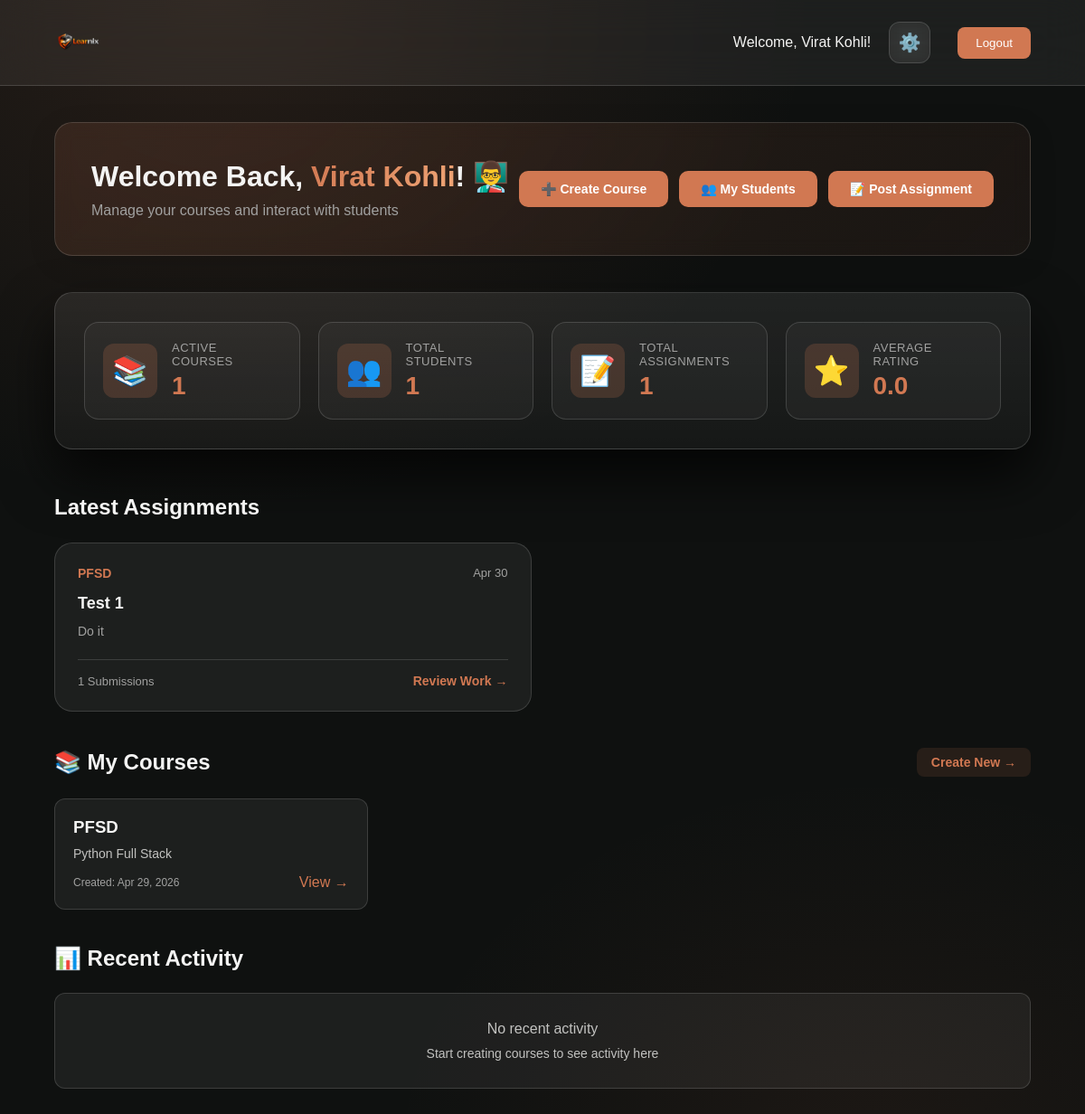
Page /teacher/ (signed in) on the committed database.
### instructorapp/models.py (models this page shows, shortened)
class Teacher(models.Model):
    APPROVAL_CHOICES = [
        ('pending', 'Pending'),
        ('approved', 'Approved'),
        ('rejected', 'Rejected'),
    ]
    full_name = models.CharField(max_length=100)
    email = models.EmailField(unique=True)
    address = models.TextField()
    contact_number = models.CharField(max_length=15)
    resume = models.FileField(upload_to='resumes/')
    username = models.CharField(max_length=100, blank=True, null=True, unique=True)
    password = models.CharField(max_length=255, blank=True, null=True)
    status = models.CharField(max_length=20, choices=APPROVAL_CHOICES, default='pending')
    applied_at = models.DateTimeField(auto_now_add=True)
    approved_at = models.DateTimeField(blank=True, null=True)
    class Meta:
        db_table = 'teachers'

class Assignment(models.Model):
    course = models.ForeignKey(Course, on_delete=models.CASCADE, related_name='assignments')
    teacher = models.ForeignKey(Teacher, on_delete=models.CASCADE)
    title = models.CharField(max_length=200)
    content = models.TextField()
    attachment = models.FileField(upload_to='assignments/', null=True, blank=True)
    due_date = models.DateTimeField()
    created_at = models.DateTimeField(auto_now_add=True)
    class Meta:
        db_table = 'assignments'

class Course(models.Model):
    teacher = models.ForeignKey(Teacher, on_delete=models.CASCADE, related_name='courses')
    title = models.CharField(max_length=200)
    description = models.TextField()
    created_at = models.DateTimeField(auto_now_add=True)
    class Meta:
        db_table = 'courses'

### instructorapp/views.py (the view)
# urls.py: path('', views.teacher_dashboard, name='teacher_dashboard'),
def teacher_dashboard(request):
    if not request.session.get('is_teacher'):
        return redirect('loginpage')
    teacher_id = request.session.get('teacher_id')
    try:
        teacher = Teacher.objects.get(id=teacher_id)
        courses = teacher.courses.all()
        total_students = User.objects.filter(role='student').count()
        assignments_count = Assignment.objects.filter(teacher=teacher).count()
        context = {
            'teacher': teacher,
            'full_name': teacher.full_name,
            'email': teacher.email,
            'username': teacher.username,
            'course_count': courses.count(),
            'total_students': total_students,
            'assignments_count': assignments_count,
            'courses': courses,
            'assignments': Assignment.objects.filter(teacher=teacher).order_by('-created_at')
        }
        return render(request, 'teacherapp/teacherhomepage.html', context)
    except Teacher.DoesNotExist:
        return redirect('logout')

### templates/teacherapp/teacherhomepage.html (shortened to what this page needs)
{% extends 'navbar/studentnavbar.html' %}
{% block content %}
        <div class="welcome-section">
            <div class="welcome-content">
                <h1 class="welcome-title">Welcome Back, <span class="highlight">{{ full_name }}</span>! 👨‍🏫</h1>
                <p class="welcome-subtitle">Manage your courses and interact with students</p>
            </div>
            <div class="quick-actions">
                <a href="{% url 'create_course' %}" class="action-btn" style="text-decoration: none;">➕ Create Course</a>
                <a href="{% url 'view_students' %}" class="action-btn" style="text-decoration: none;">👥 My Students</a>
                <a href="{% url 'add_assignment' %}" class="action-btn" style="text-decoration: none;">📝 Post Assignment</a>
            </div>
        </div>
        <div class="stats">
            <div class="stats-grid">
                <div class="stat-item">
                    <div class="stat-icon">📚</div>
                    <div class="stat-info">
                        <div class="stat-label">Active Courses</div>
                        <div class="stat-number">{{ course_count }}</div>
                    </div>
                </div>
                <div class="stat-item">
                    <div class="stat-icon">👥</div>
                    <div class="stat-info">
                        <div class="stat-label">Total Students</div>
                        <div class="stat-number">{{ total_students }}</div>
                    </div>
                </div>
                <div class="stat-item">
                    <div class="stat-icon">📝</div>
                    <div class="stat-info">
                        <div class="stat-label">Total Assignments</div>
                        <div class="stat-number">{{ assignments_count }}</div>
                    </div>
                </div>
                <div class="stat-item">
                    <div class="stat-icon">⭐</div>
                    <div class="stat-info">
                        <div class="stat-label">Average Rating</div>
                        <div class="stat-number">0.0</div>
                    </div>
                </div>
            </div>
        </div>
        <div style="margin-top: 50px;">
            <h2 style="font-size: 24px; font-weight: 700; margin-bottom: 25px;">Latest Assignments</h2>
            <div style="display: grid; grid-template-columns: repeat(auto-fill, minmax(350px, 1fr)); gap: 25px;">
                {% for assignment in assignments %}
                <div style="background: var(--surface); border: 1px solid var(--surface-border); border-radius: 20px; padding: 25px; transition: transform 0.3s ease;">
                    <div style="display: flex; justify-content: space-between; margin-bottom: 15px;">
                        <span style="color: var(--accent); font-weight: 600; font-size: 14px;">{{ assignment.course.title }}</span>
                        <span style="color: var(--muted); font-size: 13px;">{{ assignment.due_date|date:"M d" }}</span>
                    </div>
                    <h3 style="font-size: 18px; font-weight: 600; margin-bottom: 10px;">{{ assignment.title }}</h3>
                    <p style="color: var(--muted); font-size: 14px; margin-bottom: 20px; line-height: 1.5;">{{ assignment.content|truncatewords:15 }}</p>
                    <div style="display: flex; justify-content: space-between; align-items: center; border-top: 1px solid var(--surface-border); padding-top: 15px;">
                        <span style="font-size: 13px; color: var(--muted);">{{ assignment.submissions.count }} Submissions</span>
                        <a href="{% url 'view_submissions' assignment.id %}" style="color: var(--accent); text-decoration: none; font-weight: 600; font-size: 14px;">Review Work →</a>
                    </div>
                </div>
                {% empty %}
                <p style="color: var(--muted); grid-column: 1 / -1; text-align: center; padding: 40px;">No assignments created yet.</p>
                {% endfor %}
            </div>
        </div>
        <div class="courses-section" style="margin-top: 40px;">
            <div class="section-header">
                <h2 class="section-title">📚 My Courses</h2>
                <a href="{% url 'create_course' %}" class="view-all">Create New →</a>
            </div>
            {% if courses %}
                <div style="display: grid; grid-template-columns: repeat(auto-fill, minmax(300px, 1fr)); gap: 20px;">
                    {% for course in courses %}
                        <div style="background: var(--surface); border-radius: 12px; padding: 20px; border: 1px solid var(--surface-border);">
                            <h3 style="margin-bottom: 10px;">{{ course.title }}</h3>
                            <p style="color: var(--text-secondary); font-size: 14px; margin-bottom: 15px;">{{ course.description|truncatewords:20 }}</p>
                            <div style="display: flex; justify-content: space-between; align-items: center;">
                                <span style="font-size: 12px; color: var(--muted);">Created: {{ course.created_at|date:"M d, Y" }}</span>
                                <a href="{% url 'manage_course' course.id %}" style="color: var(--accent); text-decoration: none; font-weight: 500;">View →</a>
                            </div>
                        </div>
                    {% endfor %}
                </div>
            {% endif %}
        </div>
        <div class="courses-section" style="margin-top: 40px;">
            <div class="section-header">
                <h2 class="section-title">📊 Recent Activity</h2>
            </div>
            <div style="background: var(--surface); border-radius: 12px; padding: 30px; border: 1px solid var(--surface-border);">
                <div style="text-align: center; color: var(--text-secondary);">
                    <p style="font-size: 16px;">No recent activity</p>
                    <p style="font-size: 14px; margin-top: 10px;">Start creating courses to see activity here</p>
                </div>
            </div>
        </div>
{% endblock %}

### static/css/loginpage.css (style rules this page uses)
* { margin: 0; padding: 0; box-sizing: border-box; }
* { scrollbar-width: thin; scrollbar-color: rgba(209, 120, 82, 0.3) transparent; }
:root { --bg-dark: #0f1110; --bg-mid: #161817; --surface: rgba(255, 255, 255, 0.06); --surface-strong: rgba(255, 255, 255, 0.12); --surface-border: rgba(255, 255, 255, 0.14); --text: #f4f4f3; --text-secondary: #c2c2c0; --muted: #a1a1a0; --accent: #d17852; --accent-hover: #bf6846; --accent-glow: rgba(209, 120, 82, 0.45); --success: #10b981; --error: #ef4444; --glass-bg: rgba(15, 17, 16, 0.7); --glass-border: rgba(209, 120, 82, 0.2); }
html { height: 100%; }
body { min-height: 100vh; height: 100vh; display: flex; font-family: "Space Grotesk", sans-serif; color: var(--text); overflow-x: hidden; overflow-y: hidden; background: radial-gradient(120% 90% at 15% 10%, rgba(209, 120, 82, 0.28), transparent 55%), radial-gradient(100% 80% at 85% 90%, rgba(0, 0, 0, 0.6), transparent 60%), linear-gradient(135deg, var(--bg-dark), var(--bg-mid)); }

### static/css/studenthomepage.css (style rules this page uses)
* { margin: 0; padding: 0; box-sizing: border-box; }
* { scrollbar-width: thin; scrollbar-color: rgba(209, 120, 82, 0.3) transparent; }
:root, html[data-theme="dark"] { --bg: #0f1110; --bg-dark: #0f1110; --bg-mid: #161817; --surface: rgba(255, 255, 255, 0.06); --surface-strong: rgba(255, 255, 255, 0.12); --surface-border: rgba(255, 255, 255, 0.14); --text: #f4f4f3; --muted: #a1a1a0; --accent: #d17852; --accent-hover: #bf6846; --accent-glow: rgba(209, 120, 82, 0.45); --success: #10b981; --warning: #f59e0b; --danger: #ef4444; }
html, body { width: 100%; height: 100%; background-color: var(--bg-dark); }
body { font-family: 'Outfit', sans-serif; min-height: 100vh; color: var(--text); transition: background 0.3s ease, color 0.3s ease; background: radial-gradient(circle at 0% 0%, rgba(209, 120, 82, 0.14) 0%, transparent 40%), radial-gradient(circle at 100% 100%, rgba(191, 104, 70, 0.08) 0%, transparent 45%), var(--bg-dark); }
.welcome-section { background: linear-gradient(135deg, rgba(209, 120, 82, 0.14), rgba(191, 104, 70, 0.06)); border: 1px solid var(--surface-border); padding: 40px; border-radius: 20px; margin-bottom: 40px; display: flex; justify-content: space-between; align-items: center; backdrop-filter: blur(10px); box-shadow: 0 8px 32px rgba(0, 0, 0, 0.1); }
.welcome-content { flex: 1; }
.welcome-title { font-size: 32px; font-weight: 700; margin-bottom: 10px; color: var(--text); }
.welcome-title .highlight { background: linear-gradient(135deg, var(--accent), #f0a676); -webkit-background-clip: text; -webkit-text-fill-color: transparent; background-clip: text; }
.welcome-subtitle { font-size: 16px; color: var(--muted); }
.quick-actions { display: flex; gap: 12px; flex-wrap: wrap; }
.action-btn { background: var(--accent); color: white; border: none; padding: 12px 24px; border-radius: 10px; font-weight: 600; cursor: pointer; transition: all 0.3s ease; white-space: nowrap; font-size: 14px; }
.stats { background: linear-gradient(180deg, rgba(255, 255, 255, 0.08), rgba(255, 255, 255, 0.03)); padding: 32px; border-radius: 20px; border: 1px solid var(--surface-border); box-shadow: 0 30px 60px rgba(0, 0, 0, 0.7); margin-bottom: 40px; }
.stats-grid { display: grid; grid-template-columns: repeat(auto-fit, minmax(220px, 1fr)); gap: 20px; }
.stat-item { display: flex; align-items: center; gap: 16px; padding: 20px; background: rgba(255, 255, 255, 0.04); border-radius: 16px; border: 1px solid var(--surface-border); transition: all 0.3s ease; }
.stat-icon { font-size: 32px; width: 60px; height: 60px; display: flex; align-items: center; justify-content: center; background: rgba(209, 120, 82, 0.2); border-radius: 12px; }
.stat-info { flex: 1; }
.stat-label { color: var(--muted); font-size: 13px; text-transform: uppercase; letter-spacing: 0.5px; margin-bottom: 4px; }
.stat-number { font-size: 28px; font-weight: 700; color: var(--accent); }
.section-header { display: flex; justify-content: space-between; align-items: center; margin-bottom: 24px; }
.section-title { font-size: 24px; font-weight: 700; color: var(--text); }
.view-all { color: var(--accent); text-decoration: none; font-weight: 600; font-size: 14px; transition: all 0.3s ease; padding: 8px 16px; border-radius: 8px; background: rgba(209, 120, 82, 0.12); }
.courses-section { margin-bottom: 40px; }

### rows in the picture
Teacher: full_name "Virat Kohli"
Assignment: course "PFSD", due_date "Apr 30", title "Test 1", content "Do it", submissions.count "1"
Course: title "PFSD", description "Python Full Stack", created_at "Apr 29, 2026"

### other values in the picture
{{ request.session.username }} "Virat Kohli"
{{ course_count }} "1"
{{ total_students }} "1"
{{ assignments_count }} "1"
